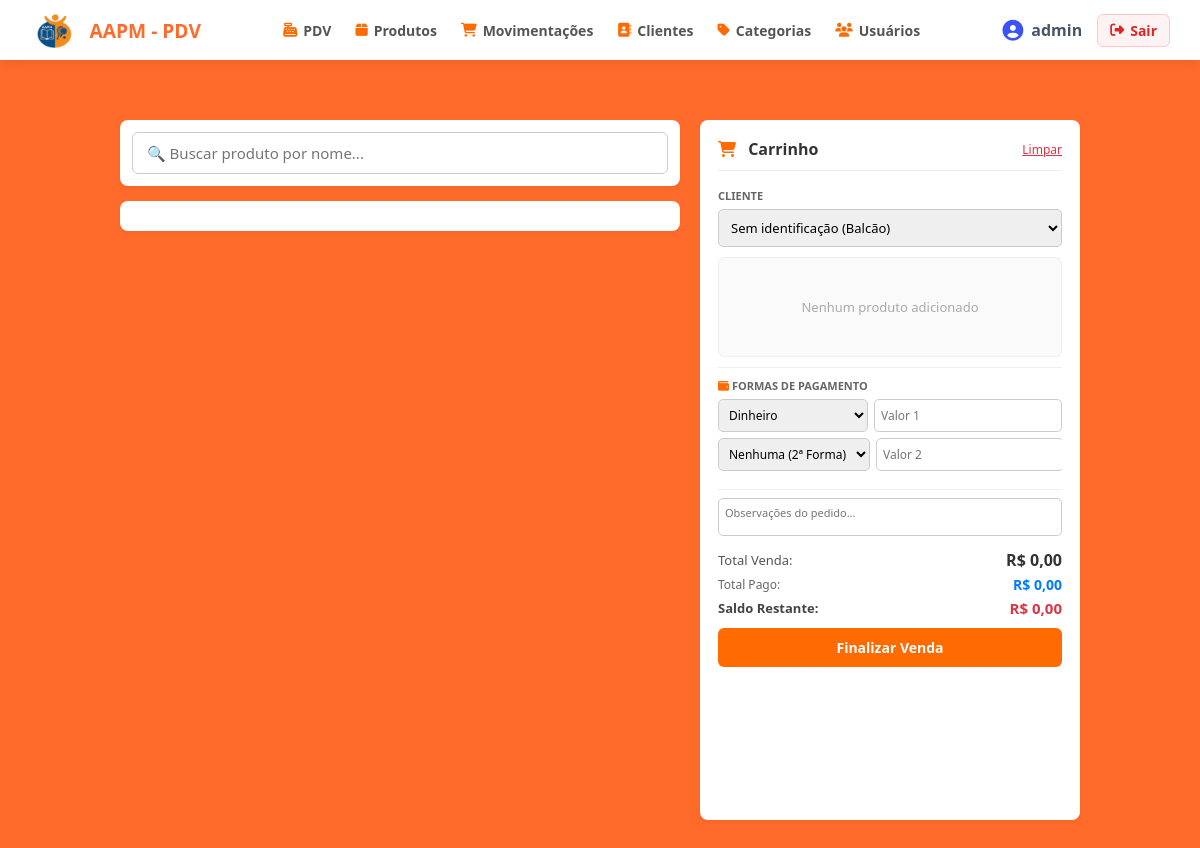
Page /pdv/ (signed in) on the earlier database version.
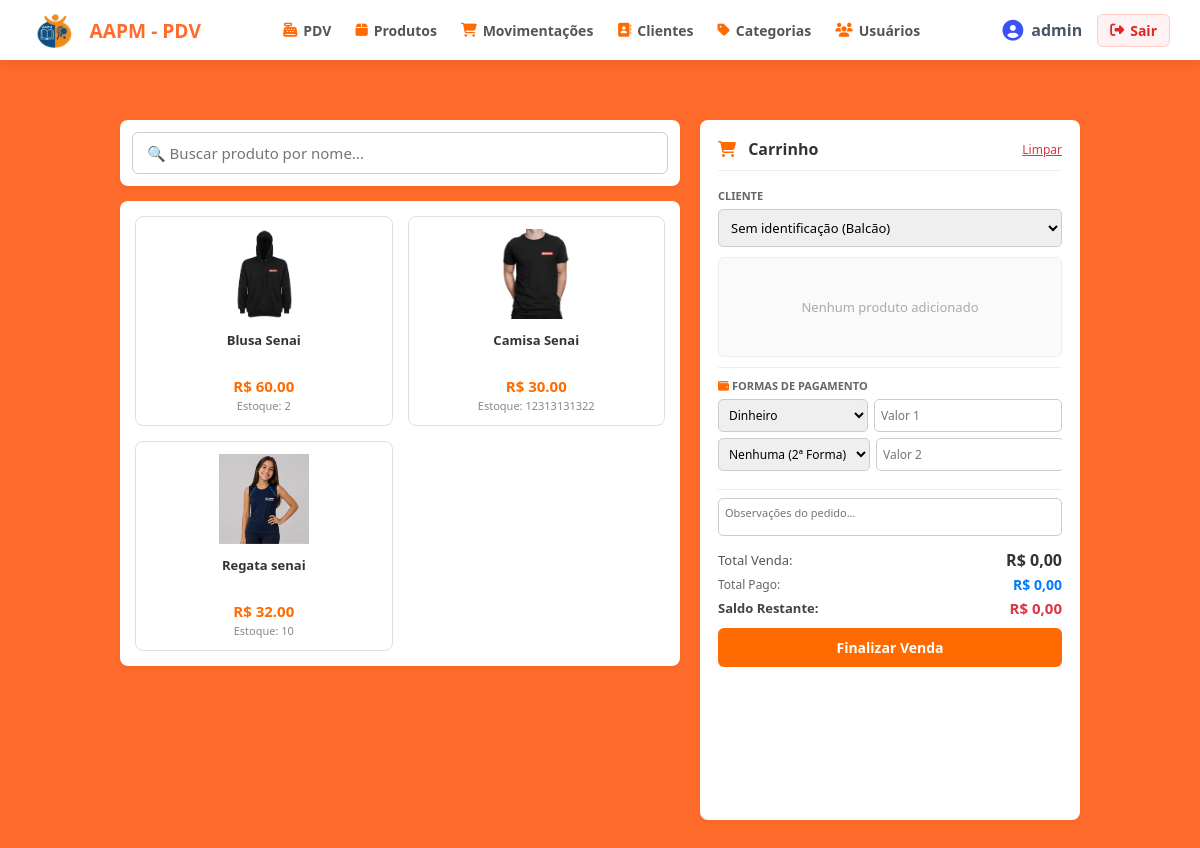
Same page on the later database version.
### app/models/produto.py (models this page shows, shortened)
class Produto(Base):
    __tablename__ = "produtos"
    id = Column(Integer, primary_key=True, autoincrement=True, index=True)
    nome = Column(String(150), nullable=False, index=True)
    preco = Column(Float, nullable=False, default=0.0)
    estoque_atual = Column(Integer, nullable=False, default=0)
    ativo = Column(Boolean, default=True)
    imagem_path = Column(String(255), nullable=True)
    categoria_id = Column(Integer, ForeignKey("categorias.id", ondelete="SET NULL"), nullable=True )
    categoria = relationship("Categoria", back_populates="produtos")

### app/controllers/pdv_controller.py (the view)
@router.get("/")
def tela_pdv(
    request: Request,
    db: Session = Depends(get_db),
    usuario = Depends(get_usuario_logado)
):
    produtos  = (
        db.query(Produto)
        .filter(Produto.ativo == True, Produto.estoque_atual > 0)
        .order_by(Produto.nome)
        .all()
    )
    clientes  = (
        db.query(Cliente)
        .filter(Cliente.ativo == True)
        .order_by(Cliente.nome)
        .all()
    )
    return templates.TemplateResponse(
        request,
        "pdv/index.html",
        {
            "request":            request,
            "usuario":            usuario,
            "produtos":           produtos,
            "clientes":           clientes,
            "desconto_associado": DESCONTO_ASSOCIADO,
        }
    )

### app/templates/pdv/index.html (shortened to what this page needs)
{% extends "base.html" %}
{% block content %}
<div style="width: 100%; max-width: 1400px; margin: 0 auto; padding: 20px; box-sizing: border-box; font-family: Arial, sans-serif;">
    <div style="display: flex; gap: 20px; align-items: flex-start;">
        <div style="flex: 1; display: flex; flex-direction: column; gap: 15px;">
            <div style="background: #fff; padding: 12px; border-radius: 8px; box-shadow: 0 2px 6px rgba(0,0,0,0.05);">
                <input type="text" id="busca-produto" onkeyup="filtrarProdutos()" placeholder="🔍 Buscar produto por nome..." style="width: 100%; padding: 10px 14px; border: 1px solid #ccc; border-radius: 6px; font-size: 15px; box-sizing: border-box; outline: none;">
            </div>
            <div id="grade-produtos" style="display: grid; grid-template-columns: repeat(auto-fill, minmax(180px, 1fr)); gap: 15px; background: #fff; padding: 15px; border-radius: 8px; box-shadow: 0 2px 6px rgba(0,0,0,0.05); max-height: calc(100vh - 180px); overflow-y: auto;">
                {% for produto in produtos %}
                <div class="card-produto" data-nome="{{ produto.nome|lower }}" onclick="adicionarAoCarrinho({{ produto.id }}, '{{ produto.nome }}', {{ produto.preco }}, {{ produto.estoque_atual }})" style="border: 1px solid #e0e0e0; border-radius: 8px; padding: 12px; text-align: center; cursor: pointer; transition: transform 0.1s, box-shadow 0.1s; background: #fff; display: flex; flex-direction: column; justify-content: space-between; height: 210px; box-sizing: border-box;">
                    <div style="height: 90px; display: flex; align-items: center; justify-content: center; margin-bottom: 8px;">
                        {% if produto.imagem_path %}
                            <img src="/static/{{ produto.imagem_path }}" alt="{{ produto.nome }}" style="max-height: 100%; max-width: 100%; object-fit: contain;">
                        {% else %}
                            <i class="fa-regular fa-image" style="font-size: 32px; color: #ccc;"></i>
                        {% endif %}
                    </div>
                    <div style="font-weight: bold; font-size: 13px; color: #333; line-height: 1.2; height: 32px; overflow: hidden; display: -webkit-box; -webkit-line-clamp: 2; -webkit-box-orient: vertical;">
                        {{ produto.nome }}
                    </div>
                    <div style="margin-top: 5px;">
                        <div style="color: #ff6b00; font-weight: bold; font-size: 15px;">
                            R$ {{ "%.2f"|format(produto.preco) }}
                        </div>
                        <div style="color: #888; font-size: 11px; margin-top: 2px;">
                            Estoque: {{ produto.estoque_atual }}
                        </div>
                    </div>
                </div>
                {% endfor %}
            </div>
        </div>
        <div style="width: 380px; background: #fff; border-radius: 8px; box-shadow: 0 2px 6px rgba(0,0,0,0.05); padding: 18px; display: flex; flex-direction: column; height: calc(100vh - 100px); box-sizing: border-box; position: sticky; top: 20px;">
            <h3 style="margin: 0 0 12px 0; font-size: 16px; color: #333; border-bottom: 1px solid #eee; padding-bottom: 10px; display: flex; justify-content: space-between; align-items: center;">
                <span><i class="fa-solid fa-cart-shopping" style="color: #ff6b00; margin-right: 8px;"></i> Carrinho</span>
                <button type="button" onclick="limparCarrinho()" style="background: none; border: none; color: #dc3545; font-size: 12px; cursor: pointer; text-decoration: underline;">Limpar</button>
            </h3>
            <form id="form-pdv" action="/pdv/finalizar" method="POST" style="display: flex; flex-direction: column; height: 100%; overflow-y: auto;">
                <div style="margin-bottom: 10px;">
                    <label style="font-size: 11px; font-weight: bold; color: #666; text-transform: uppercase;">Cliente</label>
                    <select name="cliente_id" id="cliente-id" onchange="atualizarTotaisEPagamentos()" style="width: 100%; padding: 8px; border: 1px solid #ccc; border-radius: 5px; font-size: 13px; margin-top: 4px; outline: none;">
                        <option value="0" data-desconto="0">Sem identificação (Balcão)</option>
                    </select>
                </div>
                <div id="lista-carrinho" style="max-height: 180px; min-height: 100px; overflow-y: auto; border: 1px solid #eee; border-radius: 6px; padding: 10px; margin-bottom: 10px; background: #fafafa;">
                </div>
                <div style="border-top: 1px solid #eee; padding-top: 10px; margin-bottom: 10px;">
                    <label style="font-size: 11px; font-weight: bold; color: #666; text-transform: uppercase; display: block; margin-bottom: 6px;">
                        <i class="fa-solid fa-wallet" style="color: #ff6b00;"></i> Formas de Pagamento
                    </label>
                    <div style="display: flex; gap: 6px; margin-bottom: 6px;">
                        <select name="forma_pagamento_1" id="forma_pagamento_1" style="flex: 1.2; padding: 6px; border: 1px solid #ccc; border-radius: 5px; font-size: 12px; outline: none;">
                            <option value="Dinheiro">Dinheiro</option>
                        </select>
                        <input type="number" step="0.01" min="0" name="valor_pagamento_1" id="valor_pagamento_1" oninput="calcularSaldoRestante()" placeholder="Valor 1" style="flex: 1; padding: 6px; border: 1px solid #ccc; border-radius: 5px; font-size: 12px; outline: none;">
                    </div>
                    <div style="display: flex; gap: 6px; margin-bottom: 8px;">
                        <select name="forma_pagamento_2" id="forma_pagamento_2" style="flex: 1.2; padding: 6px; border: 1px solid #ccc; border-radius: 5px; font-size: 12px; outline: none;">
                            <option value="">Nenhuma (2ª Forma)</option>
                        </select>
                        <input type="number" step="0.01" min="0" name="valor_pagamento_2" id="valor_pagamento_2" oninput="calcularSaldoRestante()" placeholder="Valor 2" style="flex: 1; padding: 6px; border: 1px solid #ccc; border-radius: 5px; font-size: 12px; outline: none;">
                    </div>
                </div>
                <div style="border-top: 1px solid #eee; padding-top: 8px;">
                    <textarea name="observacao" id="observacao" placeholder="Observações do pedido..." style="width: 100%; height: 38px; border: 1px solid #ccc; border-radius: 5px; padding: 6px; font-size: 11px; resize: none; box-sizing: border-box; outline: none; margin-bottom: 8px;"></textarea>
                    <div style="display: flex; justify-content: space-between; align-items: center; margin-bottom: 4px;">
                        <span style="font-size: 13px; color: #555;">Total Venda:</span>
                        <span id="valor-total" style="font-size: 16px; font-weight: bold; color: #333;">R$ 0,00</span>
                    </div>
                    <div style="display: flex; justify-content: space-between; align-items: center; margin-bottom: 4px;">
                        <span style="font-size: 12px; color: #666;">Total Pago:</span>
                        <span id="valor-pago" style="font-size: 14px; font-weight: bold; color: #007bff;">R$ 0,00</span>
                    </div>
                    <div style="display: flex; justify-content: space-between; align-items: center; margin-bottom: 10px;">
                        <span style="font-size: 13px; font-weight: bold; color: #444;">Saldo Restante:</span>
                        <span id="saldo-restante" style="font-size: 15px; font-weight: bold; color: #dc3545;">R$ 0,00</span>
                    </div>
                    <button type="button" id="btn-finalizar" onclick="submeterVenda()" style="width: 100%; background: #ff6b00; color: #fff; border: none; padding: 10px; border-radius: 6px; font-weight: bold; font-size: 14px; cursor: pointer; transition: background 0.2s;">
                        Finalizar Venda
                    </button>
                </div>
            </form>
        </div>
    </div>
</div>
{% endblock %}

### app/templates/base.html (shortened to what this page needs)
<!DOCTYPE html>
<html lang="pt-br">
<head>
    <link rel="stylesheet" href="https://cdnjs.cloudflare.com/ajax/libs/font-awesome/6.5.1/css/all.min.css">
    <link rel="stylesheet" href="{{ url_for('static', path='CSS/style.css') }}">
</head>
<body>
    <header class="app-header" style="display: flex; justify-content: space-between; align-items: center; padding: 0 30px; height: 60px;">
        <div class="header-brand">
            <img src="{{ url_for('static', path='IMG/logo.png') }}" alt="Logo AAPM" class="header-logo">
            <span>AAPM - PDV</span>
        </div>
        <nav style="display: flex; gap: 24px; align-items: center;">
            <a href="/pdv" style="text-decoration: none; color: #555; font-size: 14px; font-weight: 600; display: flex; align-items: center; gap: 6px;">
                <i class="fa-solid fa-cash-register" style="color: #ff6b00;"></i> PDV
            </a>
            <a href="/produtos" style="text-decoration: none; color: #555; font-size: 14px; font-weight: 600; display: flex; align-items: center; gap: 6px;">
                <i class="fa-solid fa-box" style="color: #ff6b00;"></i> Produtos
            </a>
            <a href="/movimentacoes" style="text-decoration: none; color: #555; font-size: 14px; font-weight: 600; display: flex; align-items: center; gap: 6px;">
                <i class="fa-solid fa-cart-shopping" style="color: #ff6b00;"></i> Movimentações
            </a>
            {% if usuario and (usuario.role == 'admin' or usuario.perfil == 'admin' or usuario.is_admin or usuario == 'admin' or (usuario is mapping and usuario.role == 'admin')) %}
            <a href="/clientes" style="text-decoration: none; color: #555; font-size: 14px; font-weight: 600; display: flex; align-items: center; gap: 6px;">
                <i class="fa-solid fa-address-book" style="color: #ff6b00;"></i> Clientes
            </a>
            <a href="/categorias" style="text-decoration: none; color: #555; font-size: 14px; font-weight: 600; display: flex; align-items: center; gap: 6px;">
                <i class="fa-solid fa-tag" style="color: #ff6b00;"></i> Categorias
            </a>
            <a href="/usuarios" style="text-decoration: none; color: #555; font-size: 14px; font-weight: 600; display: flex; align-items: center; gap: 6px;">
                <i class="fa-solid fa-users" style="color: #ff6b00;"></i> Usuários
            </a>
            {% endif %}
        </nav>
        <div style="display: flex; align-items: center; gap: 15px;">
            <div class="header-user">
                <i class="fa-solid fa-circle-user"></i>
                <span>{{ usuario.nome if usuario else 'Usuário' }}</span>
            </div>
            <a href="/auth/logout" style="text-decoration: none; color: #dc2626; font-size: 14px; font-weight: 600; display: flex; align-items: center; gap: 6px; padding: 6px 12px; border-radius: 6px; background-color: #fef2f2; border: 1px solid #fecaca;" title="Sair do sistema">
                <i class="fa-solid fa-right-from-bracket"></i> Sair
            </a>
        </div>
    </header>
    <main class="app-main">
        {% block content %}
        {% endblock %}
    </main>
</body>
</html>

### app/static/CSS/style.css (style rules this page uses)
* { margin: 0; padding: 0; box-sizing: border-box; font-family: 'Segoe UI', Tahoma, Geneva, Verdana, sans-serif; }
body { background-color: #ff6b2b; color: #1e293b; min-height: 100vh; display: flex; flex-direction: column; }
.app-header { background-color: #ffffff; padding: 1rem 2rem; display: flex; justify-content: space-between; align-items: center; box-shadow: 0 4px 12px rgba(0, 0, 0, 0.08); }
.header-brand { display: flex; align-items: center; gap: 12px; font-weight: 800; font-size: 1.2rem; color: #ff6b2b; }
.header-logo { height: 35px; width: auto; }
.header-user { display: flex; align-items: center; gap: 8px; color: #475569; font-weight: 600; }
.header-user i { font-size: 1.3rem; color: #3b52f6; }
.app-main { max-width: 1000px; width: 90%; margin: 2.5rem auto; display: flex; flex-direction: column; gap: 1.5rem; }

Differences in the rows shown:
added Produto: imagem_path (picture), nome "Blusa Senai", preco "60.00", estoque_atual "2"
added Produto: imagem_path (picture), nome "Camisa Senai", preco "30.00", estoque_atual "12313131322"
added Produto: imagem_path (picture), nome "Regata senai", preco "32.00", estoque_atual "10"
